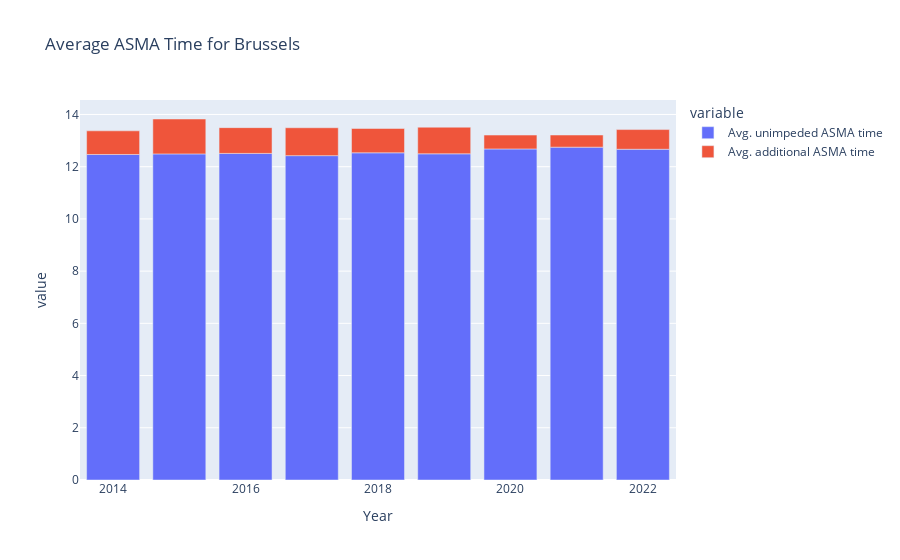

Notebook cell for this chart:
### Code cell
APT_NAME = 'Brussels'
df_tmp = df[df['APT_NAME'] == APT_NAME]
df_tmp = df_tmp.groupby('YEAR').mean()[['AVG_UNIMPEDED_ASMA_TIME','AVG_ADDITIONAL_ASMA_TIME']].reset_index()
df_tmp.rename({
    'YEAR':'Year',
    'CHANGE_YEAR':'Period',
    'AVG_UNIMPEDED_ASMA_TIME':'Avg. unimpeded ASMA time',
    'AVG_ADDITIONAL_ASMA_TIME':'Avg. additional ASMA time',
    'CHANGE_AVG_UNIMPEDED_ASMA_TIME':'Pct. change in avg. unimpeded ASMA time',
    'CHANGE_AVG_ADDITIONAL_ASMA_TIME':'Pct. change in avg. additional ASMA time',
    }, axis=1, inplace=True)
fig = px.bar(df_tmp, x='Year', y=['Avg. unimpeded ASMA time','Avg. additional ASMA time'], title='Average ASMA Time for ' + APT_NAME  )
fig.layout = dict(yaxis=dict(title='Avg. ASMA Time'))
fig

### Figure 1 — Plotly figure (JSON) as saved in the notebook; plotly's stock layout.template omitted (floating-point values rounded to 4 significant figures)
{"data": [{"alignmentgroup": "True", "hovertemplate": "variable=Avg. unimpeded ASMA time<br>Year=%{x}<br>value=%{y}<extra></extra>", "legendgroup": "Avg. unimpeded ASMA time", "marker": {"color": "#636efa"}, "name": "Avg. unimpeded ASMA time", "offsetgroup": "Avg. unimpeded ASMA time", "orientation": "v", "showlegend": true, "textposition": "auto", "type": "bar", "x": [2014, 2015, 2016, 2017, 2018, 2019, 2020, 2021, 2022], "xaxis": "x", "y": [12.47, 12.49, 12.51, 12.42, 12.53, 12.49, 12.68, 12.75, 12.67], "yaxis": "y"}, {"alignmentgroup": "True", "hovertemplate": "variable=Avg. additional ASMA time<br>Year=%{x}<br>value=%{y}<extra></extra>", "legendgroup": "Avg. additional ASMA time", "marker": {"color": "#EF553B"}, "name": "Avg. additional ASMA time", "offsetgroup": "Avg. additional ASMA time", "orientation": "v", "showlegend": true, "textposition": "auto", "type": "bar", "x": [2014, 2015, 2016, 2017, 2018, 2019, 2020, 2021, 2022], "xaxis": "x", "y": [0.9053, 1.337, 0.987, 1.067, 0.9317, 1.019, 0.5318, 0.4645, 0.7536], "yaxis": "y"}], "layout": {"barmode": "relative", "legend": {"title": {"text": "variable"}, "tracegroupgap": 0}, "title": {"text": "Average ASMA Time for Brussels"}, "xaxis": {"anchor": "y", "domain": [0, 1], "title": {"text": "Year"}}, "yaxis": {"anchor": "x", "domain": [0, 1], "title": {"text": "value"}}}}
